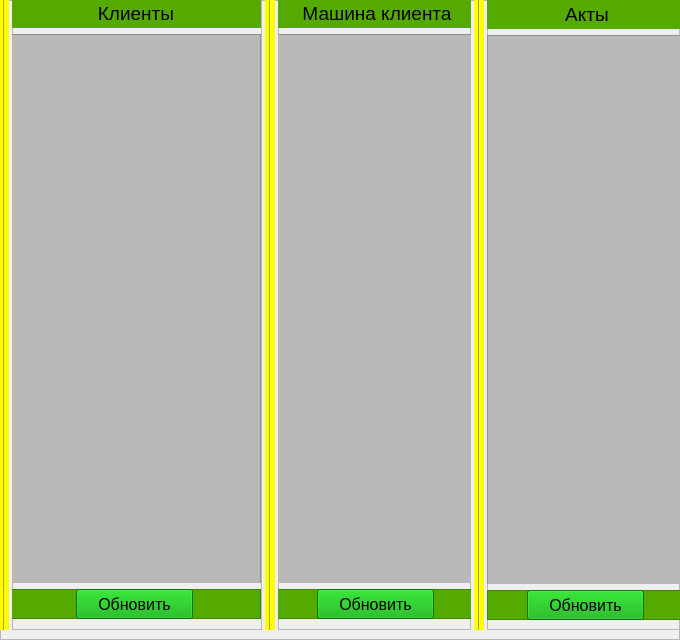
           <widget class="QFrame" name="frame_main_listWidget">
            <property name="minimumSize">
             <size>
              <width>680</width>
              <height>0</height>
             </size>
            </property>
            <property name="maximumSize">
             <size>
              <width>680</width>
              <height>16777215</height>
             </size>
            </property>
            <property name="frameShape">
             <enum>QFrame::StyledPanel</enum>
            </property>
            <property name="frameShadow">
             <enum>QFrame::Raised</enum>
            </property>
            <widget class="QWidget" name="gridLayoutWidget">
             <property name="geometry">
              <rect>
               <x>-1</x>
               <y>-1</y>
               <width>681</width>
               <height>631</height>
              </rect>
             </property>
             <layout class="QGridLayout" name="gridLayout_listWidget">
              <property name="horizontalSpacing">
               <number>3</number>
              </property>
              <property name="verticalSpacing">
               <number>2</number>
              </property>
              <item row="0" column="1">
               <widget class="QFrame" name="frame_root_listWidget_client">
                <property name="minimumSize">
                 <size>
                  <width>250</width>
                  <height>0</height>
                 </size>
                </property>
                <property name="maximumSize">
                 <size>
                  <width>250</width>
                  <height>16777215</height>
                 </size>
                </property>
                <property name="frameShape">
                 <enum>QFrame::StyledPanel</enum>
                </property>
                <property name="frameShadow">
                 <enum>QFrame::Raised</enum>
                </property>
                <widget class="QWidget" name="verticalLayoutWidget_2">
                 <property name="geometry">
                  <rect>
                   <x>-1</x>
                   <y>-1</y>
                   <width>301</width>
                   <height>621</height>
                  </rect>
                 </property>
                 <layout class="QVBoxLayout" name="verticalLayout_listWidget_client">
                  <property name="sizeConstraint">
                   <enum>QLayout::SetMaximumSize</enum>
                  </property>
                  <item>
                   <widget class="QFrame" name="frame_label_client_list">
                    <property name="maximumSize">
                     <size>
                      <width>250</width>
                      <height>30</height>
                     </size>
                    </property>
                    <property name="styleSheet">
                     <string notr="true">background-color: rgb(85, 170, 0);</string>
                    </property>
                    <property name="frameShape">
                     <enum>QFrame::StyledPanel</enum>
                    </property>
                    <property name="frameShadow">
                     <enum>QFrame::Raised</enum>
                    </property>
                    <widget class="QLabel" name="label_client_list">
                     <property name="geometry">
                      <rect>
                       <x>0</x>
                       <y>0</y>
                       <width>250</width>
                       <height>30</height>
                      </rect>
                     </property>
                     <property name="minimumSize">
                      <size>
                       <width>250</width>
                       <height>30</height>
                      </size>
                     </property>
                     <property name="maximumSize">
                      <size>
                       <width>250</width>
                       <height>30</height>
                      </size>
                     </property>
                     <property name="font">
                      <font>
                       <pointsize>14</pointsize>
                      </font>
                     </property>
                     <property name="styleSheet">
                      <string notr="true"/>
                     </property>
                     <property name="text">
                      <string>Клиенты</string>
                     </property>
                     <property name="alignment">
                      <set>Qt::AlignCenter</set>
                     </property>
                    </widget>
                   </widget>
                  </item>
                  <item>
                   <widget class="QFrame" name="frame_listWidget_client_list">
                    <property name="maximumSize">
                     <size>
                      <width>250</width>
                      <height>16777215</height>
                     </size>
                    </property>
                    <property name="styleSheet">
                     <string notr="true">background-color: rgb(185, 185, 185);</string>
                    </property>
                    <property name="frameShape">
                     <enum>QFrame::StyledPanel</enum>
                    </property>
                    <property name="frameShadow">
                     <enum>QFrame::Raised</enum>
                    </property>
                    <widget class="QListWidget" name="listWidget_client_list">
                     <property name="geometry">
                      <rect>
                       <x>0</x>
                       <y>0</y>
                       <width>250</width>
                       <height>557</height>
                      </rect>
                     </property>
                     <property name="minimumSize">
                      <size>
                       <width>250</width>
                       <height>0</height>
                      </size>
                     </property>
                     <property name="maximumSize">
                      <size>
                       <width>250</width>
                       <height>16777215</height>
                      </size>
                     </property>
                     <property name="font">
                      <font>
                       <pointsize>12</pointsize>
                      </font>
                     </property>
                     <property name="styleSheet">
                      <string notr="true">background-color: rgb(185, 185, 185);</string>
                     </property>
                    </widget>
                   </widget>
                  </item>
                  <item>
                   <widget class="QFrame" name="frame_btn_client_list">
                    <property name="minimumSize">
                     <size>
                      <width>250</width>
                      <height>30</height>
                     </size>
                    </property>
                    <property name="maximumSize">
                     <size>
                      <width>250</width>
                      <height>30</height>
                     </size>
                    </property>
                    <property name="styleSheet">
                     <string>background-color: rgb(85, 170, 0);</string>
                    </property>
                    <property name="frameShape">
                     <enum>QFrame::StyledPanel</enum>
                    </property>
                    <property name="frameShadow">
                     <enum>QFrame::Raised</enum>
                    </property>
                    <widget class="QPushButton" name="btn_pushButton_update_client_list">
                     <property name="geometry">
                      <rect>
                       <x>65</x>
                       <y>0</y>
                       <width>117</width>
                       <height>30</height>
                      </rect>
                     </property>
                     <property name="maximumSize">
                      <size>
                       <width>16777215</width>
                       <height>30</height>
                      </size>
                     </property>
                     <property name="font">
                      <font>
                       <pointsize>12</pointsize>
                      </font>
                     </property>
                     <property name="styleSheet">
                      <string notr="true">background-color: rgb(0, 170, 0);
border-bottom-color: rgb(255, 255, 127);</string>
                     </property>
                     <property name="text">
                      <string>Обновить</string>
                     </property>
                    </widget>
                   </widget>
                  </item>
                 </layout>
                </widget>
               </widget>
              </item>
              <item row="0" column="4">
               <widget class="Line" name="line_2">
                <property name="maximumSize">
                 <size>
                  <width>10</width>
                  <height>16777215</height>
                 </size>
                </property>
                <property name="styleSheet">
                 <string notr="true">background-color: rgb(255, 255, 0);
border-color: rgb(255, 0, 0);</string>
                </property>
                <property name="lineWidth">
                 <number>1</number>
                </property>
                <property name="orientation">
                 <enum>Qt::Vertical</enum>
                </property>
               </widget>
              </item>
              <item row="0" column="5">
               <widget class="QFrame" name="frame_root_listWidget_order">
                <property name="maximumSize">
                 <size>
                  <width>200</width>
                  <height>16777215</height>
                 </size>
                </property>
                <property name="frameShape">
                 <enum>QFrame::StyledPanel</enum>
                </property>
                <property name="frameShadow">
                 <enum>QFrame::Raised</enum>
                </property>
                <widget class="QWidget" name="verticalLayoutWidget_4">
                 <property name="geometry">
                  <rect>
                   <x>0</x>
                   <y>0</y>
                   <width>241</width>
                   <height>621</height>
                  </rect>
                 </property>
                 <layout class="QVBoxLayout" name="verticalLayout_listWidget_order">
                  <property name="sizeConstraint">
                   <enum>QLayout::SetMaximumSize</enum>
                  </property>
                  <item>
                   <widget class="QFrame" name="frame_label_order_list">
                    <property name="maximumSize">
                     <size>
                      <width>200</width>
                      <height>30</height>
                     </size>
                    </property>
                    <property name="styleSheet">
                     <string notr="true">background-color: rgb(85, 170, 0);</string>
                    </property>
                    <property name="frameShape">
                     <enum>QFrame::StyledPanel</enum>
                    </property>
                    <property name="frameShadow">
                     <enum>QFrame::Raised</enum>
                    </property>
                    <widget class="QLabel" name="label_order_list">
                     <property name="geometry">
                      <rect>
                       <x>0</x>
                       <y>0</y>
                       <width>200</width>
                       <height>30</height>
                      </rect>
                     </property>
                     <property name="minimumSize">
                      <size>
                       <width>200</width>
                       <height>30</height>
                      </size>
                     </property>
                     <property name="maximumSize">
                      <size>
                       <width>200</width>
                       <height>30</height>
                      </size>
                     </property>
                     <property name="font">
                      <font>
                       <pointsize>14</pointsize>
                      </font>
                     </property>
                     <property name="styleSheet">
                      <string notr="true"/>
                     </property>
                     <property name="text">
                      <string>Акты</string>
                     </property>
                     <property name="alignment">
                      <set>Qt::AlignCenter</set>
                     </property>
                    </widget>
                   </widget>
                  </item>
                  <item>
                   <widget class="QFrame" name="frame_listWidget_order_list">
                    <property name="styleSheet">
                     <string notr="true">background-color: rgb(185, 185, 185);</string>
                    </property>
                    <property name="frameShape">
                     <enum>QFrame::StyledPanel</enum>
                    </property>
                    <property name="frameShadow">
                     <enum>QFrame::Raised</enum>
                    </property>
                    <widget class="QListWidget" name="listWidget_order_list">
                     <property name="geometry">
                      <rect>
                       <x>0</x>
                       <y>0</y>
                       <width>200</width>
                       <height>557</height>
                      </rect>
                     </property>
                     <property name="minimumSize">
                      <size>
                       <width>200</width>
                       <height>0</height>
                      </size>
                     </property>
                     <property name="maximumSize">
                      <size>
                       <width>200</width>
                       <height>16777215</height>
                      </size>
                     </property>
                     <property name="font">
                      <font>
                       <pointsize>12</pointsize>
                      </font>
                     </property>
                     <property name="styleSheet">
                      <string notr="true">background-color: rgb(185, 185, 185);</string>
                     </property>
                    </widget>
                   </widget>
                  </item>
                  <item>
                   <widget class="QFrame" name="frame_btn_order_list">
                    <property name="minimumSize">
                     <size>
                      <width>200</width>
                      <height>30</height>
                     </size>
                    </property>
                    <property name="maximumSize">
                     <size>
                      <width>200</width>
                      <height>30</height>
                     </size>
                    </property>
                    <property name="styleSheet">
                     <string>background-color: rgb(85, 170, 0);</string>
                    </property>
                    <property name="frameShape">
                     <enum>QFrame::StyledPanel</enum>
                    </property>
                    <property name="frameShadow">
                     <enum>QFrame::Raised</enum>
                    </property>
                    <widget class="QPushButton" name="btn_pushButton_update_order_list">
                     <property name="geometry">
                      <rect>
                       <x>40</x>
                       <y>0</y>
                       <width>117</width>
                       <height>30</height>
                      </rect>
                     </property>
                     <property name="maximumSize">
                      <size>
                       <width>16777215</width>
                       <height>30</height>
                      </size>
                     </property>
                     <property name="font">
                      <font>
                       <pointsize>12</pointsize>
                      </font>
                     </property>
                     <property name="styleSheet">
                      <string notr="true">background-color: rgb(0, 170, 0);
border-bottom-color: rgb(255, 255, 127);</string>
                     </property>
                     <property name="text">
                      <string>Обновить</string>
                     </property>
                    </widget>
                   </widget>
                  </item>
                 </layout>
                </widget>
               </widget>
              </item>
              <item row="0" column="2">
               <widget class="Line" name="a_line">
                <property name="maximumSize">
                 <size>
                  <width>10</width>
                  <height>16777215</height>
                 </size>
                </property>
                <property name="styleSheet">
                 <string notr="true">background-color: rgb(255, 255, 0);
border-color: rgb(255, 0, 0);</string>
                </property>
                <property name="lineWidth">
                 <number>1</number>
                </property>
                <property name="orientation">
                 <enum>Qt::Vertical</enum>
                </property>
               </widget>
              </item>
              <item row="0" column="0">
               <widget class="Line" name="line">
                <property name="maximumSize">
                 <size>
                  <width>10</width>
                  <height>16777215</height>
                 </size>
                </property>
                <property name="styleSheet">
                 <string notr="true">background-color: rgb(255, 255, 0);
border-color: rgb(255, 0, 0);</string>
                </property>
                <property name="lineWidth">
                 <number>1</number>
                </property>
                <property name="orientation">
                 <enum>Qt::Vertical</enum>
                </property>
               </widget>
              </item>
              <item row="0" column="3">
               <widget class="QFrame" name="frame_root_lisrWidget_car">
                <property name="maximumSize">
                 <size>
                  <width>200</width>
                  <height>16777215</height>
                 </size>
                </property>
                <property name="frameShape">
                 <enum>QFrame::StyledPanel</enum>
                </property>
                <property name="frameShadow">
                 <enum>QFrame::Raised</enum>
                </property>
                <widget class="QWidget" name="verticalLayoutWidget_3">
                 <property name="geometry">
                  <rect>
                   <x>-1</x>
                   <y>-1</y>
                   <width>202</width>
                   <height>621</height>
                  </rect>
                 </property>
                 <layout class="QVBoxLayout" name="verticalLayout_listWidget_car">
                  <property name="sizeConstraint">
                   <enum>QLayout::SetMaximumSize</enum>
                  </property>
                  <item>
                   <widget class="QFrame" name="frame_label_car_list">
                    <property name="maximumSize">
                     <size>
                      <width>200</width>
                      <height>30</height>
                     </size>
                    </property>
                    <property name="styleSheet">
                     <string notr="true">background-color: rgb(85, 170, 0);</string>
                    </property>
                    <property name="frameShape">
                     <enum>QFrame::StyledPanel</enum>
                    </property>
                    <property name="frameShadow">
                     <enum>QFrame::Raised</enum>
                    </property>
                    <widget class="QLabel" name="label_car_list">
                     <property name="geometry">
                      <rect>
                       <x>0</x>
                       <y>0</y>
                       <width>200</width>
                       <height>30</height>
                      </rect>
                     </property>
                     <property name="minimumSize">
                      <size>
                       <width>200</width>
                       <height>30</height>
                      </size>
                     </property>
                     <property name="maximumSize">
                      <size>
                       <width>200</width>
                       <height>30</height>
                      </size>
                     </property>
                     <property name="font">
                      <font>
                       <pointsize>14</pointsize>
                      </font>
                     </property>
                     <property name="styleSheet">
                      <string notr="true"/>
                     </property>
                     <property name="text">
                      <string>Машина клиента</string>
                     </property>
                     <property name="alignment">
                      <set>Qt::AlignCenter</set>
                     </property>
                    </widget>
                   </widget>
                  </item>
                  <item>
                   <widget class="QFrame" name="frame_listWidget_car_list">
                    <property name="styleSheet">
                     <string notr="true">background-color: rgb(185, 185, 185);</string>
                    </property>
                    <property name="frameShape">
                     <enum>QFrame::StyledPanel</enum>
                    </property>
                    <property name="frameShadow">
                     <enum>QFrame::Raised</enum>
                    </property>
                    <widget class="QListWidget" name="listWidget_car_list">
                     <property name="geometry">
                      <rect>
                       <x>0</x>
                       <y>0</y>
                       <width>200</width>
                       <height>557</height>
                      </rect>
                     </property>
                     <property name="minimumSize">
                      <size>
                       <width>200</width>
                       <height>0</height>
                      </size>
                     </property>
                     <property name="maximumSize">
                      <size>
                       <width>200</width>
                       <height>16777215</height>
                      </size>
                     </property>
                     <property name="font">
                      <font>
                       <pointsize>12</pointsize>
                      </font>
                     </property>
                     <property name="styleSheet">
                      <string notr="true">background-color: rgb(185, 185, 185);</string>
                     </property>
                    </widget>
                   </widget>
                  </item>
                  <item>
                   <widget class="QFrame" name="frame_btn_car_list">
                    <property name="minimumSize">
                     <size>
                      <width>200</width>
                      <height>30</height>
                     </size>
                    </property>
                    <property name="maximumSize">
                     <size>
                      <width>200</width>
                      <height>30</height>
                     </size>
                    </property>
                    <property name="styleSheet">
                     <string>background-color: rgb(85, 170, 0);</string>
                    </property>
                    <property name="frameShape">
                     <enum>QFrame::StyledPanel</enum>
                    </property>
                    <property name="frameShadow">
                     <enum>QFrame::Raised</enum>
                    </property>
                    <widget class="QPushButton" name="btn_pushButton_update_car_list">
                     <property name="geometry">
                      <rect>
                       <x>40</x>
                       <y>0</y>
                       <width>117</width>
                       <height>30</height>
                      </rect>
                     </property>
                     <property name="maximumSize">
                      <size>
                       <width>16777215</width>
                       <height>30</height>
                      </size>
                     </property>
                     <property name="font">
                      <font>
                       <pointsize>12</pointsize>
                      </font>
                     </property>
                     <property name="styleSheet">
                      <string notr="true">background-color: rgb(0, 170, 0);
border-bottom-color: rgb(255, 255, 127);</string>
                     </property>
                     <property name="text">
                      <string>Обновить</string>
                     </property>
                    </widget>
                   </widget>
                  </item>
                 </layout>
                </widget>
               </widget>
              </item>
             </layout>
            </widget>
           </widget>
